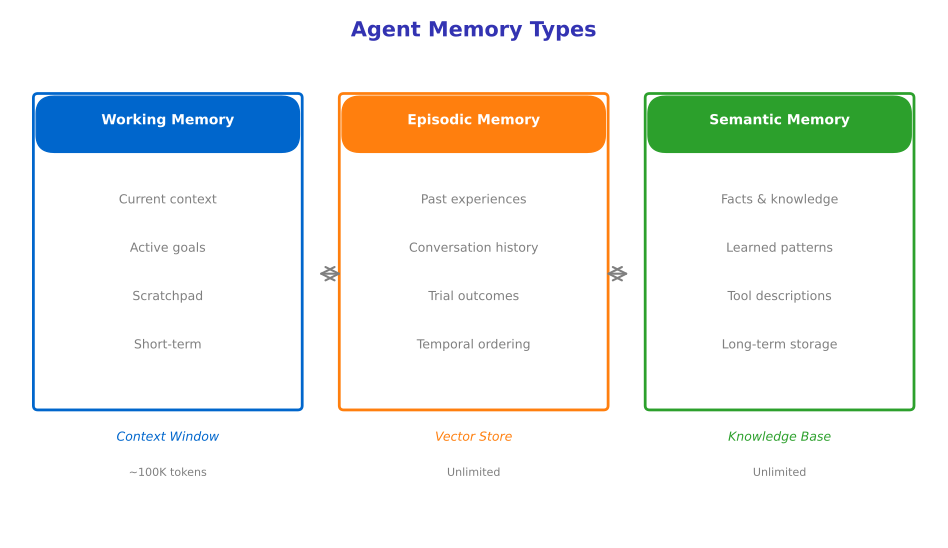

Write the Python code that produced this figure.
"""
Memory Types Comparison
Week 4 - Planning and Reasoning
Compares working memory, episodic memory, and semantic memory in agents
"""

from pathlib import Path

import matplotlib.patches as mpatches
import matplotlib.pyplot as plt
import numpy as np
from matplotlib.patches import FancyBboxPatch, Rectangle

plt.rcParams.update(
    {
        "font.size": 24,
        "axes.labelsize": 24,
        "axes.titlesize": 26,
        "xtick.labelsize": 22,
        "ytick.labelsize": 22,
        "legend.fontsize": 22,
        "figure.figsize": (10, 6),
        "figure.dpi": 150,
        "font.family": "sans-serif",
    }
)

MLPURPLE = "#3333B2"
MLLAVENDER = "#ADADE0"
MLBLUE = "#0066CC"
MLORANGE = "#FF7F0E"
MLGREEN = "#2CA02C"
MLRED = "#D62728"
MLGRAY = "#7F7F7F"

fig, ax = plt.subplots(figsize=(10, 6))
ax.set_xlim(0, 10)
ax.set_ylim(0, 6)
ax.axis("off")

ax.text(5, 5.7, "Agent Memory Types", fontsize=15, fontweight="bold", ha="center", color=MLPURPLE)

# Three memory type boxes
memory_types = [
    (
        "Working Memory",
        1.7,
        MLBLUE,
        ["Current context", "Active goals", "Scratchpad", "Short-term"],
    ),
    (
        "Episodic Memory",
        5.0,
        MLORANGE,
        ["Past experiences", "Conversation history", "Trial outcomes", "Temporal ordering"],
    ),
    (
        "Semantic Memory",
        8.3,
        MLGREEN,
        ["Facts & knowledge", "Learned patterns", "Tool descriptions", "Long-term storage"],
    ),
]

for name, x, color, items in memory_types:
    # Main box
    box = FancyBboxPatch(
        (x - 1.4, 1.5),
        2.8,
        3.5,
        boxstyle="round,pad=0.05",
        facecolor="white",
        edgecolor=color,
        linewidth=2,
    )
    ax.add_patch(box)

    # Header
    header = FancyBboxPatch(
        (x - 1.4, 4.4),
        2.8,
        0.6,
        boxstyle="round,pad=0.02,rounding_size=0.2",
        facecolor=color,
        edgecolor=color,
        linewidth=1,
    )
    ax.add_patch(header)
    ax.text(x, 4.7, name, fontsize=10, ha="center", fontweight="bold", color="white")

    # Items
    for i, item in enumerate(items):
        y = 3.8 - i * 0.55
        ax.text(x, y, item, fontsize=9, ha="center", color=MLGRAY)

# Arrows showing data flow
ax.annotate(
    "", xy=(3.3, 3.0), xytext=(3.6, 3.0), arrowprops=dict(arrowstyle="<->", color=MLGRAY, lw=1.5)
)
ax.annotate(
    "", xy=(6.4, 3.0), xytext=(6.7, 3.0), arrowprops=dict(arrowstyle="<->", color=MLGRAY, lw=1.5)
)

# Labels under boxes
ax.text(1.7, 1.1, "Context Window", fontsize=9, ha="center", color=MLBLUE, style="italic")
ax.text(5.0, 1.1, "Vector Store", fontsize=9, ha="center", color=MLORANGE, style="italic")
ax.text(8.3, 1.1, "Knowledge Base", fontsize=9, ha="center", color=MLGREEN, style="italic")

# Capacity labels
ax.text(1.7, 0.7, "~100K tokens", fontsize=8, ha="center", color=MLGRAY)
ax.text(5.0, 0.7, "Unlimited", fontsize=8, ha="center", color=MLGRAY)
ax.text(8.3, 0.7, "Unlimited", fontsize=8, ha="center", color=MLGRAY)

plt.tight_layout()
plt.savefig(
    Path(__file__).parent / "memory_types.pdf",
    dpi=300,
    bbox_inches="tight",
    facecolor="white",
    edgecolor="none",
)
plt.close()
print(f"Chart saved to {Path(__file__).parent / 'memory_types.pdf'}")
